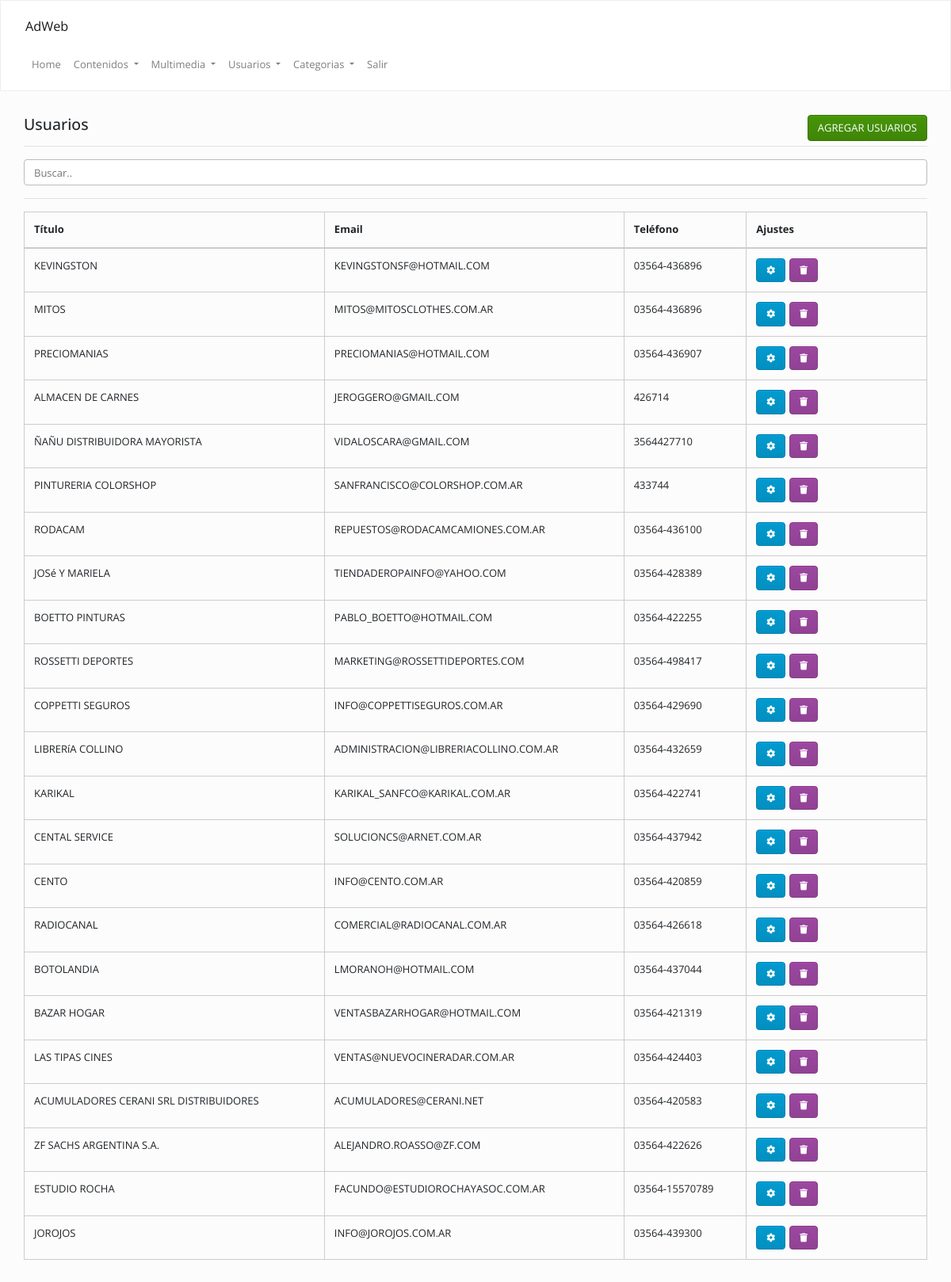
Page /admin/index.php?op=usuarios (signed in) on the committed database.
### tables this page shows
CREATE TABLE `usuarios` (
  `id` int(11) NOT NULL,
  `cod` varchar(255) DEFAULT NULL,
  `nombre` text,
  `apellido` text,
  `doc` text,
  `email` text,
  `password` text,
  `postal` text,
  `localidad` text,
  `provincia` text,
  `pais` text,
  `telefono` text,
  `celular` text,
  `invitado` int(11) NOT NULL DEFAULT '0',
  `descuento` float DEFAULT NULL,
  `fecha` date DEFAULT NULL,
  `titulo` varchar(255) DEFAULT NULL,
  `direccion` varchar(255) DEFAULT NULL,
  `descripcion` varchar(255) DEFAULT NULL,
  `categoria` varchar(255) DEFAULT NULL,
  `subcategoria` varchar(255) DEFAULT NULL,
  `facebook` varchar(255) DEFAULT NULL,
  `twitter` varchar(255) DEFAULT NULL,
  `instagram` varchar(255) DEFAULT NULL,
  `estado` int(20) NOT NULL DEFAULT '0'
);

### Config/Autoload.php (called while the page is built, shortened)
<?php
class autoload
{
    public static function runAdmin()
    {
        spl_autoload_register(
            function ($clase)
            {
                $ruta = str_replace("\\", "/", $clase) . ".php";
            }
        );
    }
}

### Clases/Conexion.php (called while the page is built, shortened)
<?php namespace Clases;
class Conexion
{
    private $datos = array("host"=> "localhost","user"=> "root","pass"=> "","db"  => "ces");
    private $con;
    public function __construct()
    {
        $this->con = mysqli_connect($this->datos["host"], $this->datos["user"], $this->datos["pass"], $this->datos["db"]);
        mysqli_set_charset($this->con,'utf8');
    }
    public function sqlReturn($query)
    {
        $dato = $this->con->query($query);
        return $dato;
    }
}

### Clases/Usuarios.php (called while the page is built, shortened)
<?php
class Usuarios
{
    private $con;
    public function __construct()
    {
        $this->con = new Conexion();
    }
    function list($filter)
    {
        $array = array();
        if (is_array($filter)) {
            $filterSql = "WHERE ";
            $filterSql .= implode(" AND ", $filter);
        } else {
            $filterSql = '';
        }
        $sql = "SELECT * FROM `usuarios` $filterSql  ORDER BY id DESC";
        $notas = $this->con->sqlReturn($sql);
        if ($notas) {
            while ($row = mysqli_fetch_assoc($notas)) {
                $array[] = $row;
            }
            return $array;
        }
    }
}

### admin/inc/usuarios/ver.php (the view, shortened to what this page needs)
<?php
$usuarios = new Clases\Usuarios();
?>
    <div class="mt-20">
        <div class="col-lg-12 col-md-12">
            <h4>Usuarios <a class="btn btn-success pull-right" href="<?= URL ?>/index.php?op=usuarios&accion=agregar">AGREGAR
                    USUARIOS</a></h4>
            <hr/>
            <input class="form-control" id="myInput" type="text" placeholder="Buscar..">
            <hr/>
            <table class="table  table-bordered  ">
                <thead>
                <th>Título</th>
                <th>Email</th>
                <th>Teléfono</th>
                <th>Ajustes</th>
                </thead>
                <tbody>
                <?php
                $data = $usuarios->list("");
                if (is_array($data)) {
                    for ($i = 0; $i < count($data); $i++) {
                        echo "<tr>";
                        echo "<td>" . strtoupper($data[$i]["titulo"]) . "</td>";
                        echo "<td>" . strtoupper($data[$i]["email"]) . "</td>";
                        echo "<td>" . strtoupper($data[$i]["telefono"]) . "</td>";
                        echo "<td>";
                        echo '<a class="btn btn-info" data-toggle="tooltip" data-placement="top" title="Modificar" href="' . URL . '/index.php?op=usuarios&accion=modificar&cod=' . $data[$i]["cod"] . '">
                        <i class="fa fa-cog"></i></a>';
                        echo '<a class="btn btn-danger" data-toggle="tooltip" data-placement="top" title="Eliminar" href="' . URL . '/index.php?op=usuarios&accion=ver&borrar=' . $data[$i]["cod"] . '">
                        <i class="fa fa-trash"></i></a>';
                        echo "</td>";
                        echo "</tr>";
                    }
                }
                ?>
                </tbody>
            </table>
        </div>
    </div>

### admin/css/style.css (style rules this page uses)
.pull-right { float: right !important; }
.mt-20 { margin-top: 20px !important; }
td .btn { margin-right: 5px; font-size: 11px; }
th:last-child { width: 20%; }

### rows in the picture
usuarios: titulo "KEVINGSTON", email "KEVINGSTONSF@HOTMAIL.COM", telefono "03564-436896"
usuarios: titulo "MITOS", email "MITOS@MITOSCLOTHES.COM.AR", telefono "03564-436896"
usuarios: titulo "PRECIOMANIAS", email "PRECIOMANIAS@HOTMAIL.COM", telefono "03564-436907"
usuarios: titulo "ALMACEN DE CARNES", email "JEROGGERO@GMAIL.COM", telefono "426714"
usuarios: titulo "ÑAÑU DISTRIBUIDORA MAYORISTA", email "VIDALOSCARA@GMAIL.COM", telefono "3564427710"
usuarios: titulo "PINTURERIA COLORSHOP", email "SANFRANCISCO@COLORSHOP.COM.AR", telefono "433744"
usuarios: titulo "RODACAM", email "REPUESTOS@RODACAMCAMIONES.COM.AR", telefono "03564-436100"
usuarios: titulo "JOSé Y MARIELA", email "TIENDADEROPAINFO@YAHOO.COM", telefono "03564-428389"
usuarios: titulo "BOETTO PINTURAS", email "PABLO_BOETTO@HOTMAIL.COM", telefono "03564-422255"
usuarios: titulo "ROSSETTI DEPORTES", email "MARKETING@ROSSETTIDEPORTES.COM", telefono "03564-498417"
usuarios: titulo "COPPETTI SEGUROS", email "INFO@COPPETTISEGUROS.COM.AR", telefono "03564-429690"
usuarios: titulo "LIBRERíA COLLINO", email "ADMINISTRACION@LIBRERIACOLLINO.COM.AR", telefono "03564-432659"
usuarios: titulo "KARIKAL", email "KARIKAL_SANFCO@KARIKAL.COM.AR", telefono "03564-422741"
usuarios: titulo "CENTAL SERVICE", email "SOLUCIONCS@ARNET.COM.AR", telefono "03564-437942"
usuarios: titulo "CENTO", email "INFO@CENTO.COM.AR", telefono "03564-420859"
usuarios: titulo "RADIOCANAL", email "COMERCIAL@RADIOCANAL.COM.AR", telefono "03564-426618"
usuarios: titulo "BOTOLANDIA", email "LMORANOH@HOTMAIL.COM", telefono "03564-437044"
usuarios: titulo "BAZAR HOGAR", email "VENTASBAZARHOGAR@HOTMAIL.COM", telefono "03564-421319"
usuarios: titulo "LAS TIPAS CINES", email "VENTAS@NUEVOCINERADAR.COM.AR", telefono "03564-424403"
usuarios: titulo "ACUMULADORES CERANI SRL DISTRIBUIDORES", email "ACUMULADORES@CERANI.NET", telefono "03564-420583"
usuarios: titulo "ZF SACHS ARGENTINA S.A.", email "ALEJANDRO.ROASSO@ZF.COM", telefono "03564-422626"
usuarios: titulo "ESTUDIO ROCHA", email "FACUNDO@ESTUDIOROCHAYASOC.COM.AR", telefono "03564-15570789"
usuarios: titulo "JOROJOS", email "INFO@JOROJOS.COM.AR", telefono "03564-439300"
